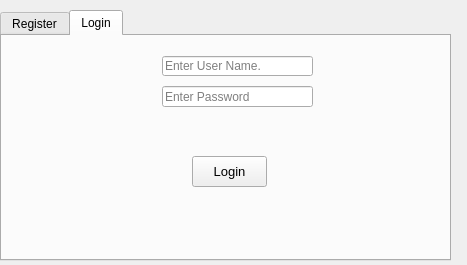
<?xml version="1.0" encoding="UTF-8"?>
<ui version="4.0">
 <class>Form</class>
 <widget class="QWidget" name="Form">
  <property name="enabled">
   <bool>true</bool>
  </property>
  <property name="geometry">
   <rect>
    <x>0</x>
    <y>0</y>
    <width>467</width>
    <height>265</height>
   </rect>
  </property>
  <property name="windowTitle">
   <string>Form</string>
  </property>
  <widget class="QTabWidget" name="tabWidget">
   <property name="geometry">
    <rect>
     <x>0</x>
     <y>10</y>
     <width>451</width>
     <height>251</height>
    </rect>
   </property>
   <property name="currentIndex">
    <number>1</number>
   </property>
   <widget class="QWidget" name="tab">
    <attribute name="title">
     <string>Register</string>
    </attribute>
    <widget class="QLineEdit" name="lineEdit_16">
     <property name="geometry">
      <rect>
       <x>260</x>
       <y>10</y>
       <width>113</width>
       <height>21</height>
      </rect>
     </property>
     <property name="placeholderText">
      <string>must be unique</string>
     </property>
    </widget>
    <widget class="QLabel" name="label_24">
     <property name="geometry">
      <rect>
       <x>140</x>
       <y>100</y>
       <width>101</width>
       <height>21</height>
      </rect>
     </property>
     <property name="text">
      <string>Confirm Password</string>
     </property>
    </widget>
    <widget class="QLineEdit" name="lineEdit_13">
     <property name="geometry">
      <rect>
       <x>260</x>
       <y>40</y>
       <width>113</width>
       <height>20</height>
      </rect>
     </property>
    </widget>
    <widget class="QPushButton" name="pushButton_12">
     <property name="geometry">
      <rect>
       <x>190</x>
       <y>190</y>
       <width>75</width>
       <height>23</height>
      </rect>
     </property>
     <property name="text">
      <string>Add User</string>
     </property>
    </widget>
    <widget class="QLineEdit" name="lineEdit_14">
     <property name="geometry">
      <rect>
       <x>260</x>
       <y>100</y>
       <width>113</width>
       <height>20</height>
      </rect>
     </property>
     <property name="text">
      <string/>
     </property>
     <property name="echoMode">
      <enum>QLineEdit::Password</enum>
     </property>
    </widget>
    <widget class="QLineEdit" name="lineEdit_15">
     <property name="geometry">
      <rect>
       <x>260</x>
       <y>70</y>
       <width>113</width>
       <height>20</height>
      </rect>
     </property>
     <property name="text">
      <string/>
     </property>
     <property name="echoMode">
      <enum>QLineEdit::Password</enum>
     </property>
    </widget>
    <widget class="QLabel" name="label_21">
     <property name="geometry">
      <rect>
       <x>140</x>
       <y>10</y>
       <width>61</width>
       <height>16</height>
      </rect>
     </property>
     <property name="text">
      <string>User name</string>
     </property>
    </widget>
    <widget class="QLabel" name="label_23">
     <property name="geometry">
      <rect>
       <x>140</x>
       <y>70</y>
       <width>61</width>
       <height>16</height>
      </rect>
     </property>
     <property name="text">
      <string>Password</string>
     </property>
    </widget>
    <widget class="QLabel" name="label_22">
     <property name="geometry">
      <rect>
       <x>140</x>
       <y>40</y>
       <width>47</width>
       <height>13</height>
      </rect>
     </property>
     <property name="text">
      <string>Email</string>
     </property>
    </widget>
    <widget class="QLabel" name="label_25">
     <property name="geometry">
      <rect>
       <x>100</x>
       <y>130</y>
       <width>271</width>
       <height>41</height>
      </rect>
     </property>
     <property name="text">
      <string/>
     </property>
    </widget>
   </widget>
   <widget class="QWidget" name="tab">
    <attribute name="title">
     <string>Login</string>
    </attribute>
    <widget class="QLineEdit" name="lineEdit">
     <property name="geometry">
      <rect>
       <x>160</x>
       <y>20</y>
       <width>151</width>
       <height>20</height>
      </rect>
     </property>
     <property name="text">
      <string/>
     </property>
     <property name="placeholderText">
      <string>Enter User Name.</string>
     </property>
    </widget>
    <widget class="QLineEdit" name="lineEdit_2">
     <property name="geometry">
      <rect>
       <x>160</x>
       <y>50</y>
       <width>151</width>
       <height>21</height>
      </rect>
     </property>
     <property name="text">
      <string/>
     </property>
     <property name="echoMode">
      <enum>QLineEdit::Password</enum>
     </property>
     <property name="placeholderText">
      <string>Enter Password</string>
     </property>
    </widget>
    <widget class="QPushButton" name="pushButton">
     <property name="geometry">
      <rect>
       <x>190</x>
       <y>120</y>
       <width>75</width>
       <height>31</height>
      </rect>
     </property>
     <property name="font">
      <font>
       <pointsize>10</pointsize>
      </font>
     </property>
     <property name="text">
      <string>Login</string>
     </property>
    </widget>
    <widget class="QLabel" name="label_26">
     <property name="geometry">
      <rect>
       <x>100</x>
       <y>80</y>
       <width>271</width>
       <height>21</height>
      </rect>
     </property>
     <property name="text">
      <string/>
     </property>
    </widget>
   </widget>
  </widget>
 </widget>
 <resources/>
 <connections/>
</ui>
